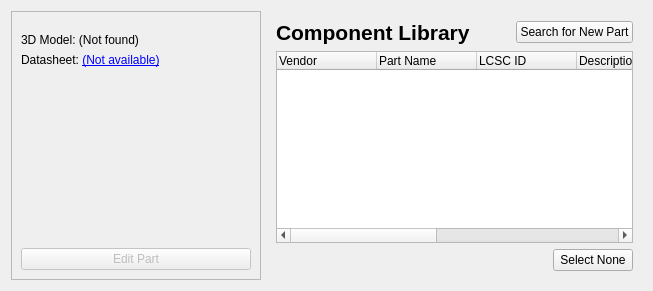
<?xml version="1.0" encoding="UTF-8"?>
<ui version="4.0">
 <class>LibraryPage</class>
 <widget class="QWidget" name="LibraryPage">
  <layout class="QHBoxLayout" name="mainLayout" stretch="1,3">
   <item>
    <widget class="QFrame" name="contextFrame">
     <property name="minimumSize">
      <size>
       <width>250</width>
       <height>0</height>
      </size>
     </property>
     <property name="frameShape">
      <enum>QFrame::StyledPanel</enum>
     </property>
     <layout class="QVBoxLayout" name="sidebarLayout">
      <item>
       <widget class="PartInfoWidget" name="part_info_widget" native="true"/>
      </item>
      <item>
       <widget class="HeroImageWidget" name="hero_image_widget" native="true"/>
      </item>
      <item>
       <widget class="QLabel" name="label_3dModelStatus">
        <property name="text">
         <string>3D Model: (Not found)</string>
        </property>
       </widget>
      </item>
      <item>
       <widget class="QLabel" name="datasheetLink">
        <property name="text">
         <string>Datasheet: &lt;a href="#"&gt;(Not available)&lt;/a&gt;</string>
        </property>
        <property name="openExternalLinks">
         <bool>true</bool>
        </property>
       </widget>
      </item>
      <item>
       <spacer name="verticalSpacer">
        <property name="orientation">
         <enum>Qt::Vertical</enum>
        </property>
        <property name="sizeHint" stdset="0">
         <size>
          <width>20</width>
          <height>40</height>
         </size>
        </property>
       </spacer>
      </item>
      <item>
       <widget class="QPushButton" name="edit_part_button">
        <property name="text">
         <string>Edit Part</string>
        </property>
        <property name="enabled">
         <bool>false</bool>
        </property>
       </widget>
      </item>
     </layout>
    </widget>
   </item>
   <item>
    <widget class="QWidget" name="content" native="true">
     <layout class="QVBoxLayout" name="contentLayout">
      <item>
       <layout class="QHBoxLayout" name="headerLayout">
        <item>
         <widget class="QLabel" name="titleLabel">
          <property name="text">
           <string>Component Library</string>
          </property>
          <property name="font">
           <font>
            <pointsize>16</pointsize>
            <bold>true</bold>
           </font>
          </property>
         </widget>
        </item>
        <item>
         <spacer name="horizontalSpacer">
          <property name="orientation">
           <enum>Qt::Horizontal</enum>
          </property>
          <property name="sizeHint" stdset="0">
           <size>
            <width>40</width>
            <height>20</height>
           </size>
          </property>
         </spacer>
        </item>
        <item>
         <widget class="QPushButton" name="go_to_search_button">
          <property name="text">
           <string>Search for New Part</string>
          </property>
         </widget>
        </item>
       </layout>
      </item>
      <item>
       <widget class="QTreeWidget" name="libraryTree">
        <column>
         <property name="text">
          <string>Vendor</string>
         </property>
        </column>
        <column>
         <property name="text">
          <string>Part Name</string>
         </property>
        </column>
        <column>
         <property name="text">
          <string>LCSC ID</string>
         </property>
        </column>
        <column>
         <property name="text">
          <string>Description</string>
         </property>
        </column>
        <column>
         <property name="text">
          <string>Footprint</string>
         </property>
        </column>
        <column>
         <property name="text">
          <string>Symbol</string>
         </property>
        </column>
        <column>
         <property name="text">
          <string>Component</string>
         </property>
        </column>
        <column>
         <property name="text">
          <string>Device</string>
         </property>
        </column>
       </widget>
      </item>
      <item>
       <layout class="QHBoxLayout" name="bottomButtonLayout">
        <item>
         <spacer name="horizontalSpacer_bottom">
          <property name="orientation">
           <enum>Qt::Horizontal</enum>
          </property>
          <property name="sizeHint" stdset="0">
           <size>
            <width>40</width>
            <height>20</height>
           </size>
          </property>
         </spacer>
        </item>
        <item>
         <widget class="QPushButton" name="select_none_button">
          <property name="text">
           <string>Select None</string>
          </property>
          <property name="toolTip">
           <string>Clear the current selection</string>
          </property>
         </widget>
        </item>
       </layout>
      </item>
     </layout>
    </widget>
   </item>
  </layout>
 </widget>
 <customwidgets>
  <customwidget>
   <class>PartInfoWidget</class>
   <extends>QWidget</extends>
   <header>ui.part_info_widget</header>
   <container>1</container>
  </customwidget>
  <customwidget>
   <class>HeroImageWidget</class>
   <extends>QWidget</extends>
   <header>ui.hero_image_widget</header>
   <container>1</container>
  </customwidget>
 </customwidgets>
 <resources/>
 <connections/>
</ui>
